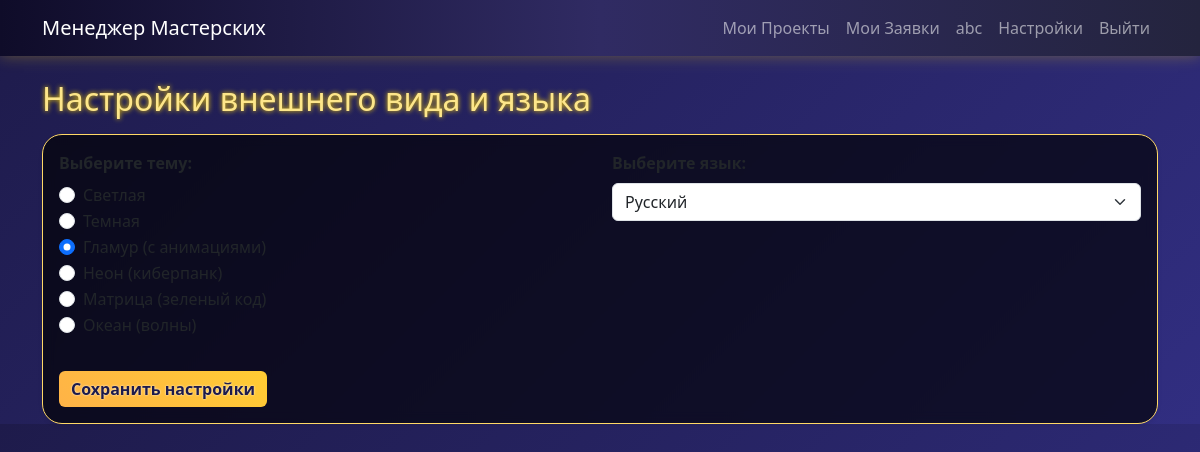
Screenshot of /settings (signed in) with the database file from the repository.
### models.py (models this page shows)
class User(db.Model, UserMixin):
    id = db.Column(db.Integer, primary_key=True)
    username = db.Column(db.String(50), unique=True, nullable=False)
    password = db.Column(db.String(100), nullable=False)
    created_at = db.Column(db.DateTime, default=datetime.utcnow)
    avatar = db.Column(db.String(200), default='default_avatar.png')
    bio = db.Column(db.Text, default='')
    projects = db.relationship('Project', backref='owner', lazy=True)
    theme = db.Column(db.String(20), default='light')
    language = db.Column(db.String(10), default='en')

### app.py (the view, shortened to what this page needs)
@app.route('/settings', methods=['GET', 'POST'])
@login_required
def settings():
    return render_template('settings.html')

### app.py (called while the page is built)
@app.context_processor
def inject_translations():
    lang = 'en'
    if current_user.is_authenticated and hasattr(current_user, 'language'):
        lang = current_user.language
    def translate(key):
        return MESSAGES.get(lang, MESSAGES['en']).get(key, MESSAGES['en'].get(key, key))
    return dict(_=translate, current_lang=lang)

@login_manager.user_loader
def load_user(user_id):
    return User.query.get(int(user_id))

### templates/settings.html (shortened to what this page needs)
{% extends "base.html" %}
{% block content %}
<h2>{{ _('appearance_lang') }}</h2>
<div class="card shadow-sm mt-3">
    <div class="card-body">
        <form method="POST">
            <div class="row">
                <div class="col-md-6 mb-3">
                    <label class="form-label fw-bold">{{ _('choose_theme') }}</label>
                    <div class="form-check">
                        <input class="form-check-input" type="radio" name="theme" value="light" id="themeLight" {% if current_user.theme == 'light' %}checked{% endif %}>
                        <label class="form-check-label" for="themeLight">{{ _('theme_light') }}</label>
                    </div>
                    <div class="form-check">
                        <input class="form-check-input" type="radio" name="theme" value="dark" id="themeDark" {% if current_user.theme == 'dark' %}checked{% endif %}>
                        <label class="form-check-label" for="themeDark">{{ _('theme_dark') }}</label>
                    </div>
                    <div class="form-check">
                        <input class="form-check-input" type="radio" name="theme" value="glamour" id="themeGlamour" {% if current_user.theme == 'glamour' %}checked{% endif %}>
                        <label class="form-check-label" for="themeGlamour">{{ _('theme_glamour') }}</label>
                    </div>
                    <div class="form-check">
                        <input class="form-check-input" type="radio" name="theme" value="neon" id="themeNeon" {% if current_user.theme == 'neon' %}checked{% endif %}>
                        <label class="form-check-label" for="themeNeon">{{ _('theme_neon') }}</label>
                    </div>
                    <div class="form-check">
                        <input class="form-check-input" type="radio" name="theme" value="matrix" id="themeMatrix" {% if current_user.theme == 'matrix' %}checked{% endif %}>
                        <label class="form-check-label" for="themeMatrix">{{ _('theme_matrix') }}</label>
                    </div>
                    <div class="form-check">
                        <input class="form-check-input" type="radio" name="theme" value="ocean" id="themeOcean" {% if current_user.theme == 'ocean' %}checked{% endif %}>
                        <label class="form-check-label" for="themeOcean">{{ _('theme_ocean') }}</label>
                    </div>
                </div>
                <div class="col-md-6 mb-3">
                    <label class="form-label fw-bold">{{ _('choose_lang') }}</label>
                    <select class="form-select" name="language">
                        <option value="ru" {% if current_user.language == 'ru' %}selected{% endif %}>Русский</option>
                    </select>
                </div>
            </div>
            <div class="mt-3">
                <button type="submit" class="btn btn-primary">{{ _('save_settings') }}</button>
            </div>
        </form>
    </div>
</div>
{% endblock %}

### templates/base.html (shortened to what this page needs)
<!DOCTYPE html>
<html lang="{{ current_lang }}">
<head>
    <link href="https://cdn.jsdelivr.net/npm/bootstrap@5.3.0/dist/css/bootstrap.min.css" rel="stylesheet">
    {% if current_user.is_authenticated and current_user.theme %}
        <link rel="stylesheet" href="{{ url_for('serve_theme', filename=current_user.theme + '.css') }}">
    {% else %}
        <link rel="stylesheet" href="{{ url_for('serve_theme', filename='light.css') }}">
    {% endif %}
</head>
<body>
    <nav class="navbar navbar-expand-lg navbar-dark bg-dark">
        <div class="container">
            <a class="navbar-brand" href="/">{{ _('app_name') }}</a>
            <div class="collapse navbar-collapse">
                <ul class="navbar-nav ms-auto">
                    <li class="nav-item"><a class="nav-link" href="/">{{ _('my_projects') }}</a></li>
                    <li class="nav-item"><a class="nav-link" href="/my_requests">{{ _('my_requests') }}</a></li>
                    {% if current_user.is_authenticated %}
                    <li class="nav-item">
                        <a class="nav-link" href="{{ url_for('profile', user_id=current_user.id) }}">{{ current_user.username }}</a>
                    </li>
                    <li class="nav-item"><a class="nav-link" href="/settings">{{ _('settings') }}</a></li>
                    <li class="nav-item"><a class="nav-link" href="/logout">{{ _('logout') }}</a></li>
                    {% endif %}
                </ul>
            </div>
        </div>
    </nav>
    <div class="container mt-4">
        {% block content %}{% endblock %}
    </div>
</body>
</html>

### rows the page displays
User: username "abc", theme "☐ Светлая", theme "☐ Темная", theme "☑ Гламур (с анимациями)", theme "☐ Неон (киберпанк)", theme "☐ Матрица (зеленый код)", theme "☐ Океан (волны)", language "Русский"
